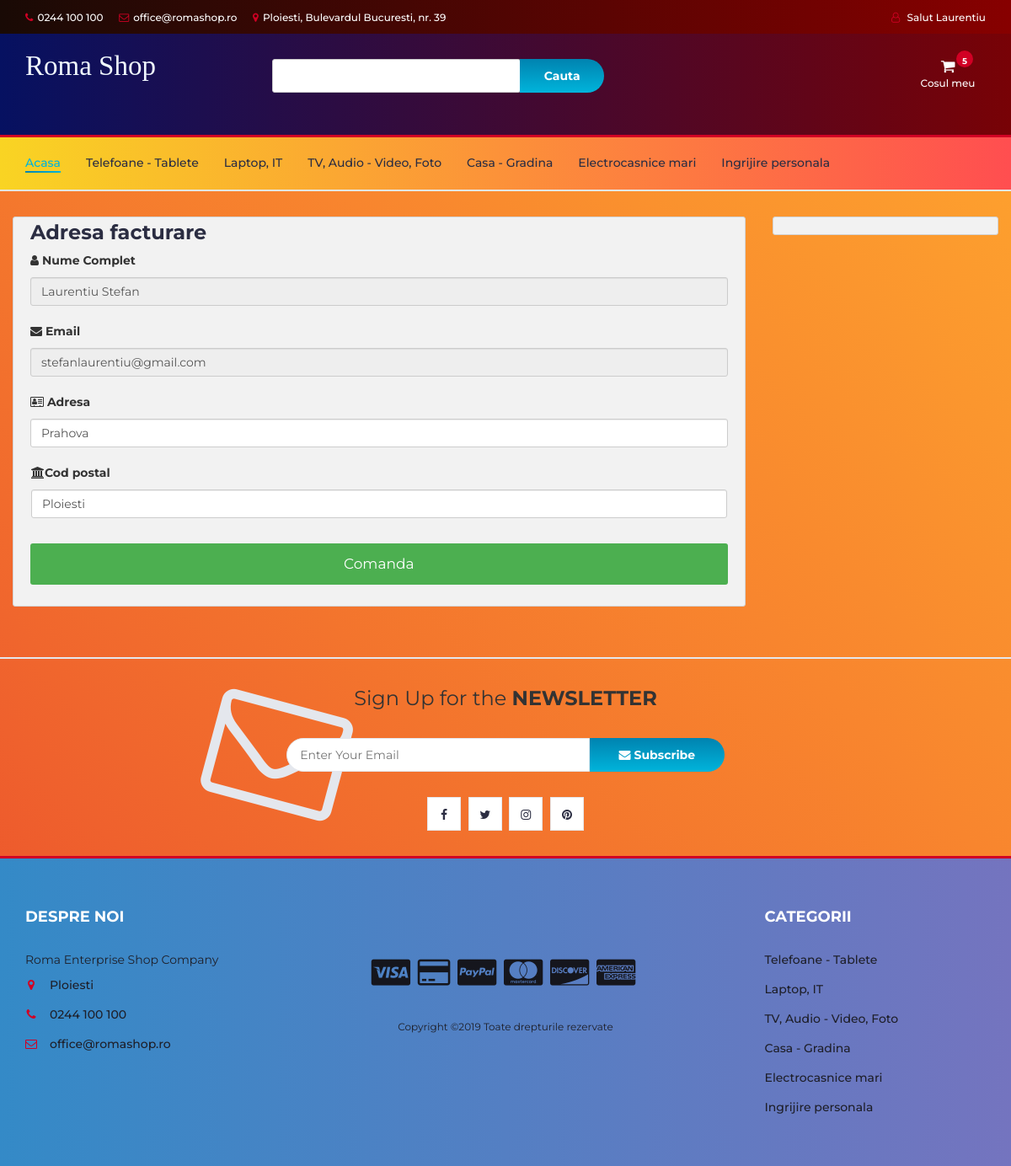
The app's page /checkout.php (signed in), older data.
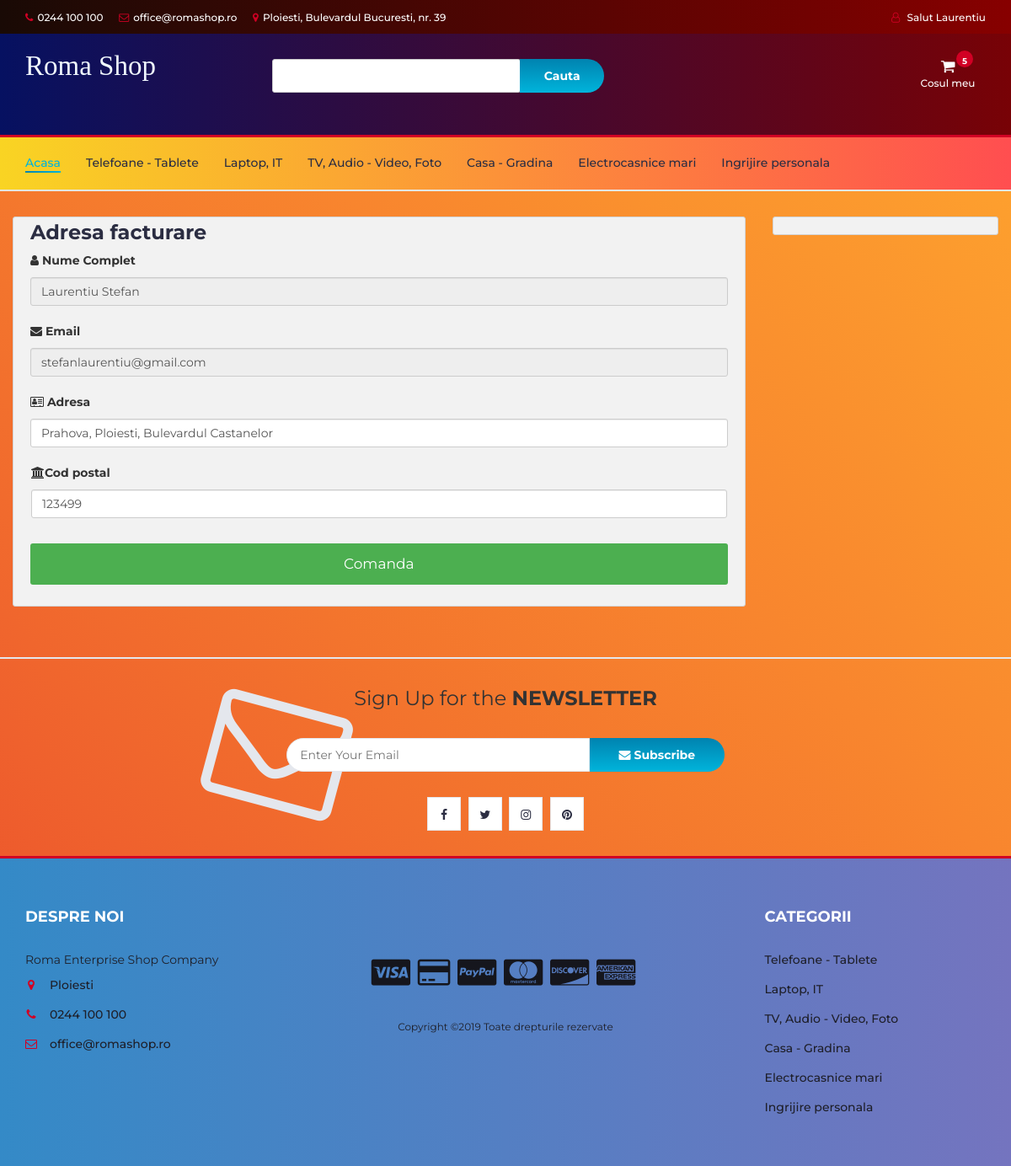
The same page, newer data.
### tables this page shows
CREATE TABLE `user_info` (
  `user_id` int(10) NOT NULL AUTO_INCREMENT,
  `first_name` varchar(100) NOT NULL,
  `last_name` varchar(100) NOT NULL,
  `email` varchar(300) NOT NULL,
  `password` varchar(300) NOT NULL,
  `mobile` varchar(10) NOT NULL,
  `address1` varchar(300) NOT NULL,
  `address2` varchar(11) NOT NULL,
  PRIMARY KEY (`user_id`)
);

### checkout.php (the view, shortened to what the changed rows need)
<?php
include "db.php";
include "header.php";
?>
<section class="section">
	<div class="container-fluid">
		<div class="row-checkout">
		<?php
		if(isset($_SESSION["uid"])){
			$sql = "SELECT * FROM user_info WHERE user_id='$_SESSION[uid]'";
			$query = mysqli_query($con,$sql);
			$row=mysqli_fetch_array($query);
		echo'
			<div class="col-75">
				<div class="container-checkout">
				<form id="checkout_form" action="checkout_process.php" method="POST" class="was-validated">
					<div class="row-checkout">
					<div class="col-50">
						<h3>Adresa facturare</h3>
						<label for="fname"><i class="fa fa-user" ></i> Nume Complet</label>
						<input type="text" id="fname" class="form-control" name="firstname" pattern="^[a-zA-Z ]+$"  value="'.$row["first_name"].' '.$row["last_name"].'" disabled>
						<label for="email"><i class="fa fa-envelope"></i> Email</label>
						<input type="text" id="email" name="email" class="form-control" pattern="^[_a-z0-9-]+(\.[_a-z0-9-]+)*@[a-z0-9]+(\.[a-z]{2,4})$" value="'.$row["email"].'" required disabled>
						<label for="adr"><i class="fa fa-address-card-o"></i> Adresa</label>
						<input type="text" id="adr" name="address" class="form-control" value="'.$row["address1"].'" required>
						<div class="row">
						<div class="col-50">
							<label for="zip"><i class="fa fa-institution"></i>Cod postal</label>
							<input type="text" id="zip" name="zip" class="form-control" value="'.$row["address2"].'" required>
						</div>
						</div>
					</div>
					</div>';
					$total=0;
					$total_count=$_POST['total_count'];
				echo'
				<input type="hidden" name="total_count" value="'.$total_count.'">
					<input type="hidden" name="total_price" value="'.$total.'">
					<input type="submit" id="submit" value="Comanda" class="checkout-btn">
				</form>
				</div>
			</div>
			';
		}else{
			echo"<script>window.location.href = 'cart.php'</script>";
		}
		?>
		</div>
	</div>
</section>

### header.php (shortened to what the changed rows need)
<!DOCTYPE html>
<html lang="en">
	<head>
		<link type="text/css" rel="stylesheet" href="css/bootstrap.min.css"/>
		<link type="text/css" rel="stylesheet" href="css/slick.css"/>
		<link type="text/css" rel="stylesheet" href="css/slick-theme.css"/>
		<link type="text/css" rel="stylesheet" href="css/nouislider.min.css"/>
		<link rel="stylesheet" href="css/font-awesome.min.css">
		<link type="text/css" rel="stylesheet" href="css/style.css"/>
		<link type="text/css" rel="stylesheet" href="css/accountbtn.css"/>
    </head>
	<body>
		<header>
			<div id="top-header">
				<div class="container">
					<ul class="header-links pull-right">
						<li><?php
                             include "db.php";
                            if(isset($_SESSION["uid"])){
                                $sql = "SELECT first_name FROM user_info WHERE user_id='$_SESSION[uid]'";
                                $query = mysqli_query($con,$sql);
                                $row=mysqli_fetch_array($query);
                                echo '
                               <div class="dropdownn">
                                  <a href="#" class="dropdownn" data-toggle="modal" data-target="#myModal" ><i class="fa fa-user-o"></i> Salut '.$row["first_name"].'</a>
                                  <div class="dropdownn-content">
                                    <a href="" data-toggle="modal" data-target="#profile"><i class="fa fa-user-circle" aria-hidden="true" ></i>Profilul meu</a>
                                    <a href="logout.php"><i class="fa fa-sign-in" aria-hidden="true"></i>Iesi din cont</a>
                                  </div>
                                </div>';
                            }
                                             ?>
                                </li>
					</ul>
				</div>
			</div>
		</header>

Row changes from the older to the newer data that the page shows:
changed user_info "Laurentiu": address "Prahova" → "Prahova, Ploiesti, Bulevardul Castanelor"; zip "Ploiesti" → "123499"
